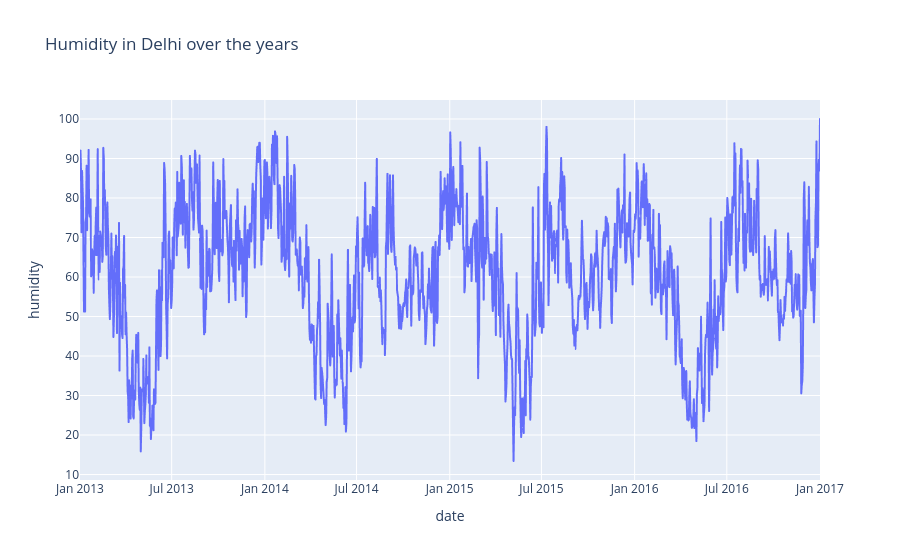

The notebook cell this image was saved under:
### Code cell
# Interactive plot with plotly
px.line(df, x='date', y='humidity', title='Humidity in Delhi over the years')

### Figure 1 — Plotly figure (JSON) as saved in the notebook; plotly's stock layout.template omitted (floating-point values rounded to 4 significant figures; data arrays with more than 128 entries replaced by an {"elided": "..."} marker saying what was removed)
{"data": [{"hovertemplate": "date=%{x}<br>humidity=%{y}<extra></extra>", "legendgroup": "", "line": {"color": "#636efa", "dash": "solid"}, "marker": {"symbol": "circle"}, "mode": "lines", "name": "", "showlegend": false, "type": "scattergl", "x": {"elided": "1462 str values"}, "xaxis": "x", "y": {"elided": "1462 float values"}, "yaxis": "y"}], "layout": {"legend": {"tracegroupgap": 0}, "title": {"text": "Humidity in Delhi over the years"}, "xaxis": {"anchor": "y", "domain": [0, 1], "title": {"text": "date"}}, "yaxis": {"anchor": "x", "domain": [0, 1], "title": {"text": "humidity"}}}}
